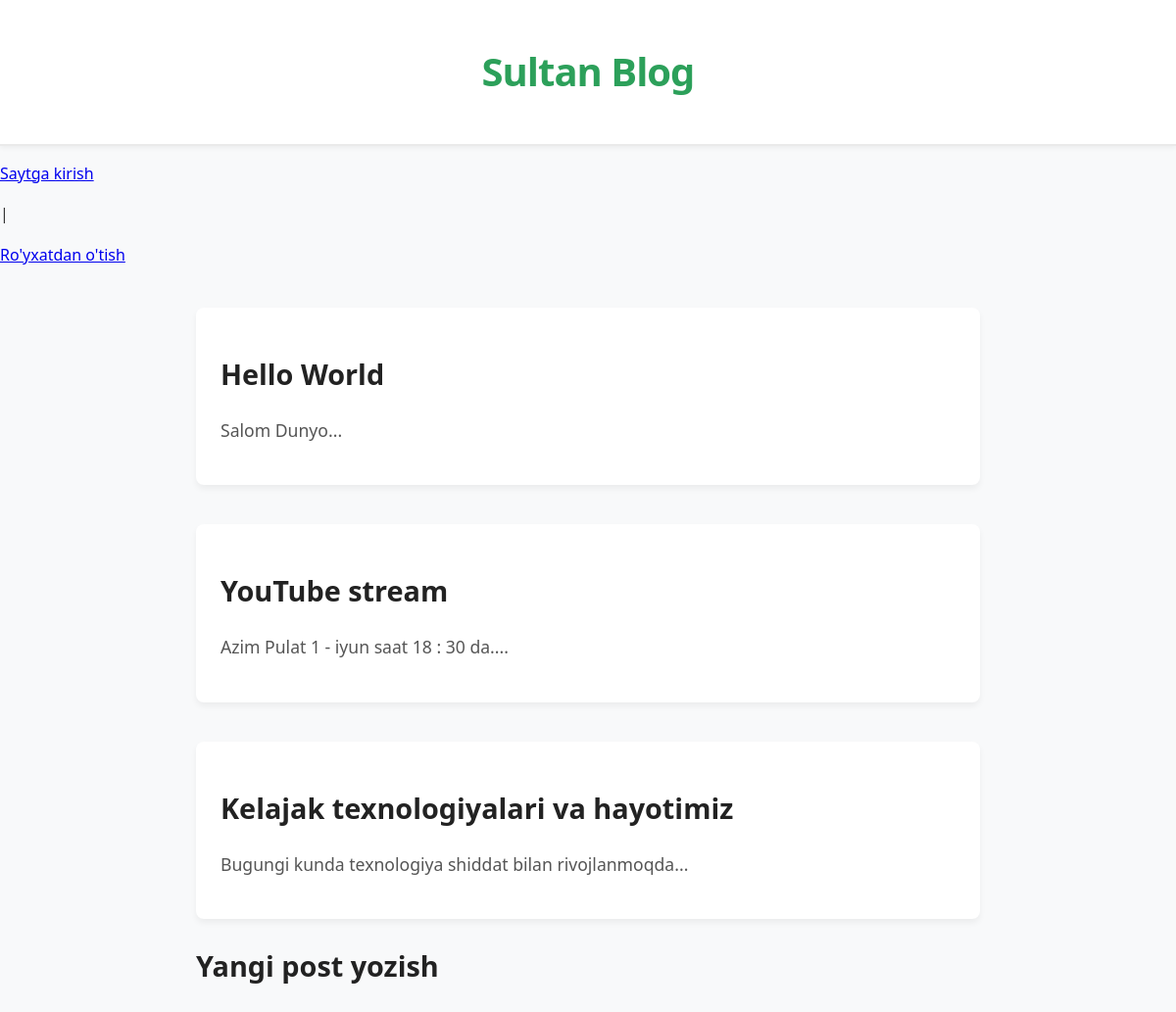
Before: / with the older database file.
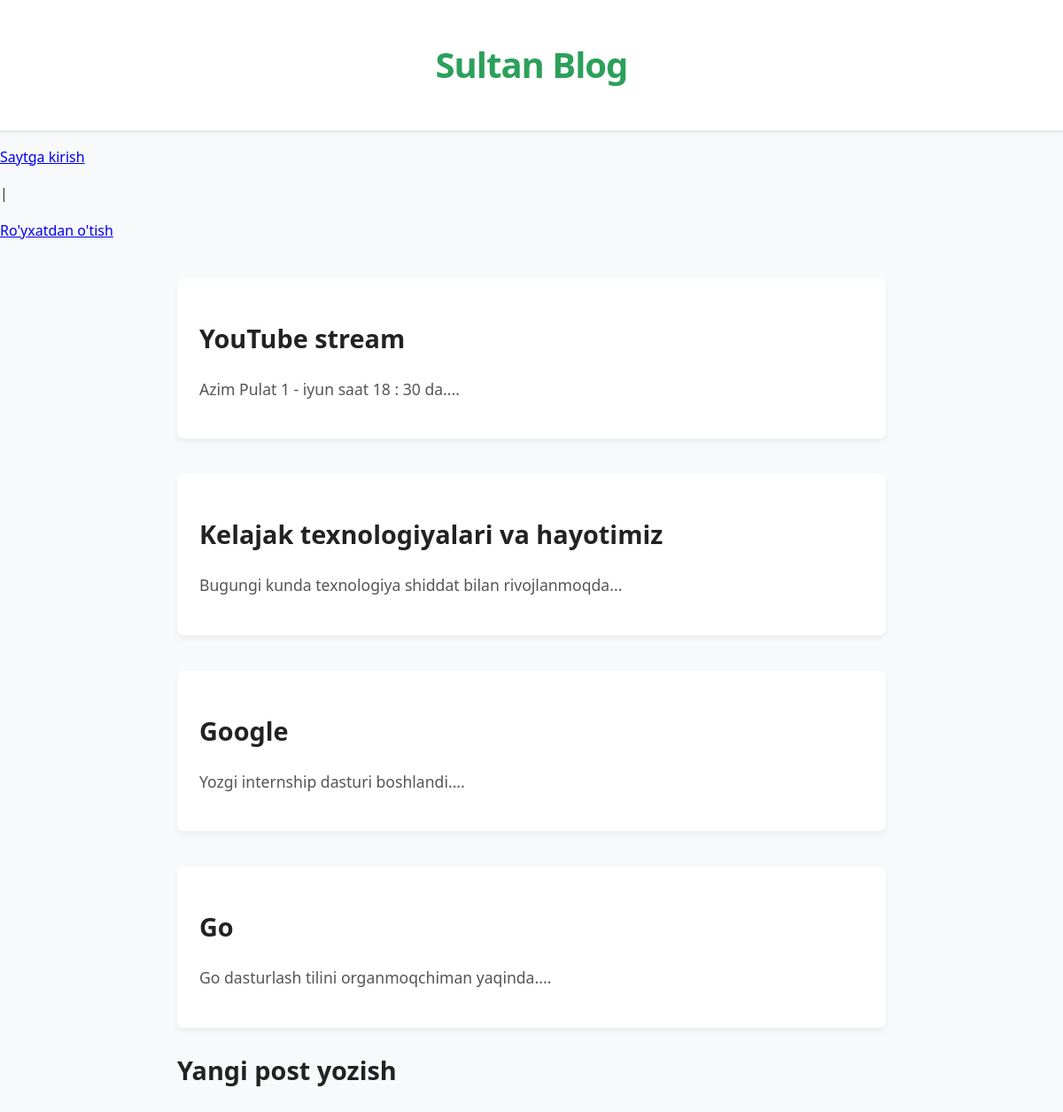
After: the same page with the newer database file.
### blog/models.py (models this page shows, shortened)
class Post(models.Model):
    title = models.CharField(max_length=200)
    author = models.ForeignKey(
        'auth.User',
        on_delete=models.CASCADE
    )
    body = models.TextField()

### blog/views.py (the view)
# urls.py: path('', BlogListView.as_view(), name='home'),
class BlogListView(ListView):
    model = Post
    template_name = 'home.html'

### templates/home.html
{% extends 'base.html' %}
{% block content %}
{% for post in object_list %}
    <div>
        <h2><a href="{% url 'post_detail' post.pk %}">{{ post.title }}</a></h2>
        <p>{{ post.body | slice:":53"}}...</p>
    </div>
{% endfor %}
{% endblock content %}

### templates/base.html (shortened to what this page needs)
{% load static %}
<!DOCTYPE html>
<html lang="en">
<head>
    <link rel="stylesheet" href="{% static 'css/base.css' %}">
</head>
<body>
<header>
    <h1><a href="{% url 'home' %}">Sultan Blog</a></h1>
</header>
{% if user.is_authenticated %}
    <p>Xush kelibsiz {{ user.username }}</p>
    <p><a href="{% url 'logout' %}">Chiqip ketish</a></p>
{% else %}
    <p><a href="{% url 'login' %}">Saytga kirish</a></p>|
    <p><a href="{% url 'signup' %}">Ro'yxatdan o'tish</a></p>
{% endif %}
<div>
    {% block content %}
    {% endblock content %}
    <footer>
        <h2><a href="{% url 'post_new' %}">Yangi post yozish</a></h2>
    </footer>
</div>
</body>
</html>

### static/css/base.css (style rules this page uses)
body { font-family: 'Segoe UI', Tahoma, Geneva, Verdana, sans-serif; background-color: #f8f9fa; color: #333333; line-height: 1.6; margin: 0; padding: 0; }
header { background-color: #ffffff; border-bottom: 2px solid #eaeaea; padding: 20px 0; text-align: center; box-shadow: 0 2px 5px rgba(0,0,0,0.05); }
header h1 a { color: #2ca05a; text-decoration: none; font-size: 2.5rem; font-weight: 700; letter-spacing: -1px; transition: color 0.3s ease; }
div { max-width: 800px; margin: 40px auto; padding: 0 20px; }
div > div { background: #ffffff; padding: 25px; margin-bottom: 25px; border-radius: 8px; box-shadow: 0 4px 6px rgba(0, 0, 0, 0.05); transition: transform 0.2s ease; }
div h2 a { color: #222222; text-decoration: none; font-size: 1.8rem; font-weight: 600; }
div p { font-size: 1.1rem; color: #555555; margin-top: 10px; }

Changed rows visible on the page:
removed Post: title "Hello World", body "Salom Dunyo"
added Post: title "Google", body "Yozgi internship dasturi boshlandi."
added Post: title "Go", body "Go dasturlash tilini organmoqchiman yaqinda."
